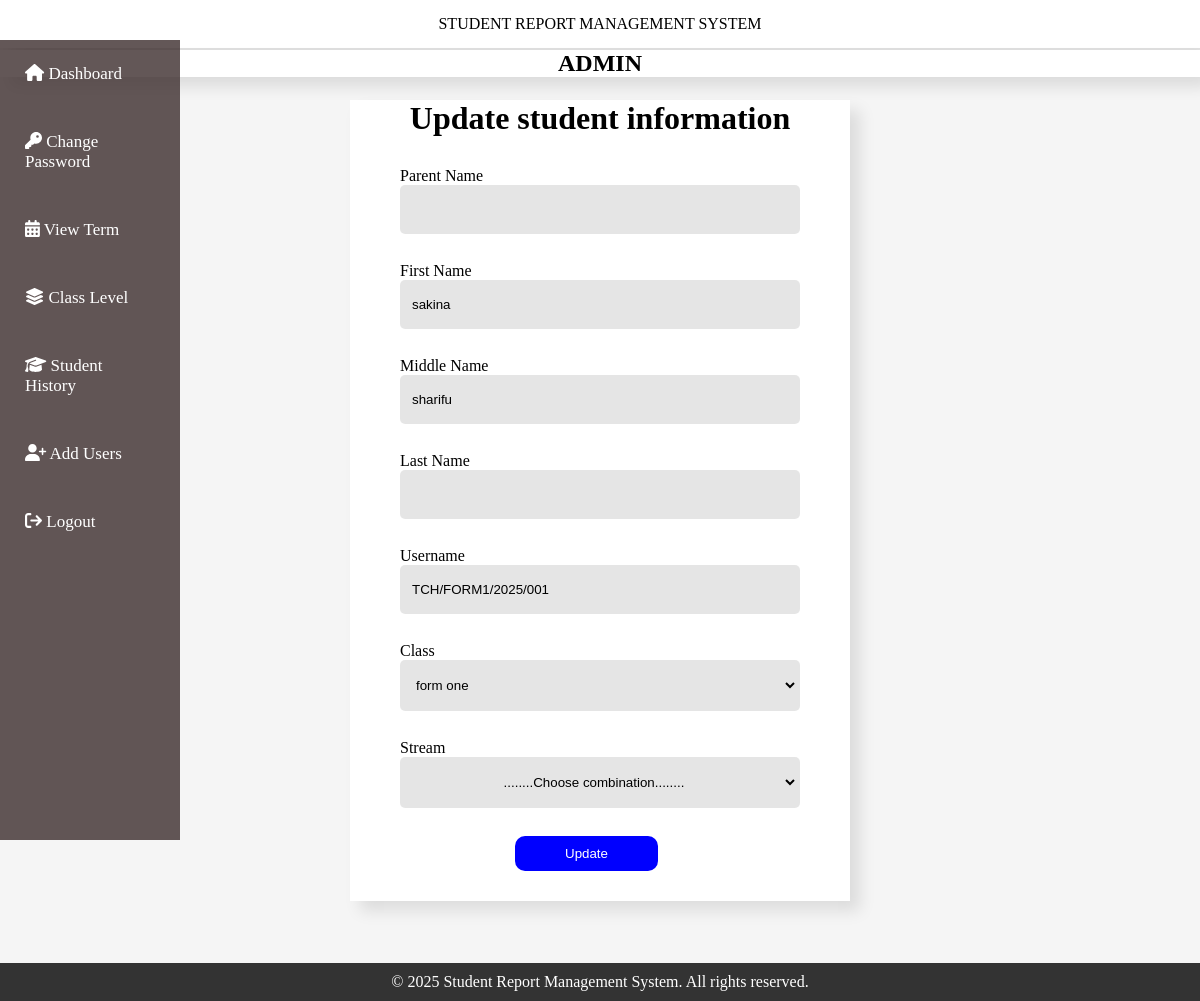
The app's page /editStudents.php?user_id=60 with its own data.
### tables this page shows
CREATE TABLE `users` (
  `user_id` int(255) NOT NULL,
  `class_id` int(255) DEFAULT NULL,
  `first_name` varchar(100) NOT NULL,
  `middle_name` varchar(100) NOT NULL,
  `last_name` varchar(100) NOT NULL,
  `parent_name` varchar(50) NOT NULL,
  `username` varchar(50) NOT NULL,
  `password` varchar(255) NOT NULL,
  `role` enum('admin','student','form1_teacher','form2_teacher','form3_teacher','form4_teacher') NOT NULL,
  `gender` varchar(8) NOT NULL,
  `stream` enum('science','art') DEFAULT NULL,
  `status` varchar(50) NOT NULL,
  `graduation_year` varchar(10) DEFAULT NULL,
  `parent_email` varchar(100) DEFAULT NULL
);

### editStudents.php (the view, shortened to what this page needs)
<?php
include "header.php";
include "./includes/db.php";
include "footer.php";
$id = $_GET['user_id'];
$sql = "SELECT * FROM users WHERE user_id = '$id'";
$results = mysqli_query($conn, $sql);
$student = mysqli_fetch_array($results);
$class_query = mysqli_query($conn, "SELECT * FROM class");
?>
<!DOCTYPE html>
<html lang="en">
<head>
</head>
<body>
<form action="" method="POST">
    <div class="container">
        <h1>Update student information</h1>
        <label>Parent Name</label><br>
        <input type="text" name="parent_name" class="form-control" value="<?php echo htmlspecialchars($student['parent_name']); ?>" required><br><br>
        <label>First Name</label><br>
        <input type="text" name="first_name" class="form-control" value="<?php echo htmlspecialchars($student['first_name']); ?>" required><br><br>
        <label>Middle Name</label><br>
        <input type="text" name="middle_name" class="form-control" value="<?php echo htmlspecialchars($student['middle_name']); ?>" required><br><br>
        <label>Last Name</label><br>
        <input type="text" name="last_name" class="form-control" value="<?php echo htmlspecialchars($student['last_name']); ?>" required><br><br>
        <label>Username</label><br>
        <input type="text" name="username" class="form-control" value="<?php echo htmlspecialchars($student['username']); ?>" required><br><br>
        <label>Class</label><br>
        <select name="class_id" required>
            <?php
                while($row = mysqli_fetch_assoc($class_query)){
                    $selected = ($student['class_id'] == $row['class_id']) ? 'selected' : '';
                    echo '<option value="' . $row['class_id'] . '" ' . $selected . '>' . htmlspecialchars($row['class_name']) . '</option>';
                }
            ?>
        </select><br><br>
        <label>Stream</label><br>
        <select name="stream" style="text-align:center;" required>
            <option value="">........Choose combination........</option>
        </select><br><br>
        <button type="submit">Update</button>
    </div>
</form>
</body>
</html>

### header.php (style rules this page uses)
* { margin: 0; padding: 0; border: none; outline: none; }
body { font-family: 'poppins'; margin: 0; padding: 0; text-decoration: none; }

### footer.php (style rules this page uses)
* { margin: 0; padding: 0; }
body { font-family: 'poppins'; }

### editStudents.php (style rules this page uses)
* { margin: 0; padding: 0; box-sizing: border-box; }
body { background: whitesmoke; font-family: 'poppins'; }
h1 { text-align: center; margin-bottom: 30px; }
label { margin-left: 50px; }
.container { background: #FFF; box-shadow: 10px 10px 15px rgba(0,0,0,0.1); width: 500px; margin: 100px auto; }
.container input, .container select { padding: 15px 10px; border-radius: 5px; margin-bottom: 10px; width: 80%; margin-left: 50px; border: 2px solid transparent; background-color: rgba(0, 0, 0, 0.1); }
button { background: blue; color: white; border: none; padding: 10px 50px; border-radius: 10px; transition: 0.3s ease-in-out; margin-left: 33%; margin-bottom: 30px; }

### records on screen
users: first_name "sakina", middle_name "sharifu", username "TCH/FORM1/2025/001"

### other values on screen
form field class_id "form one"
